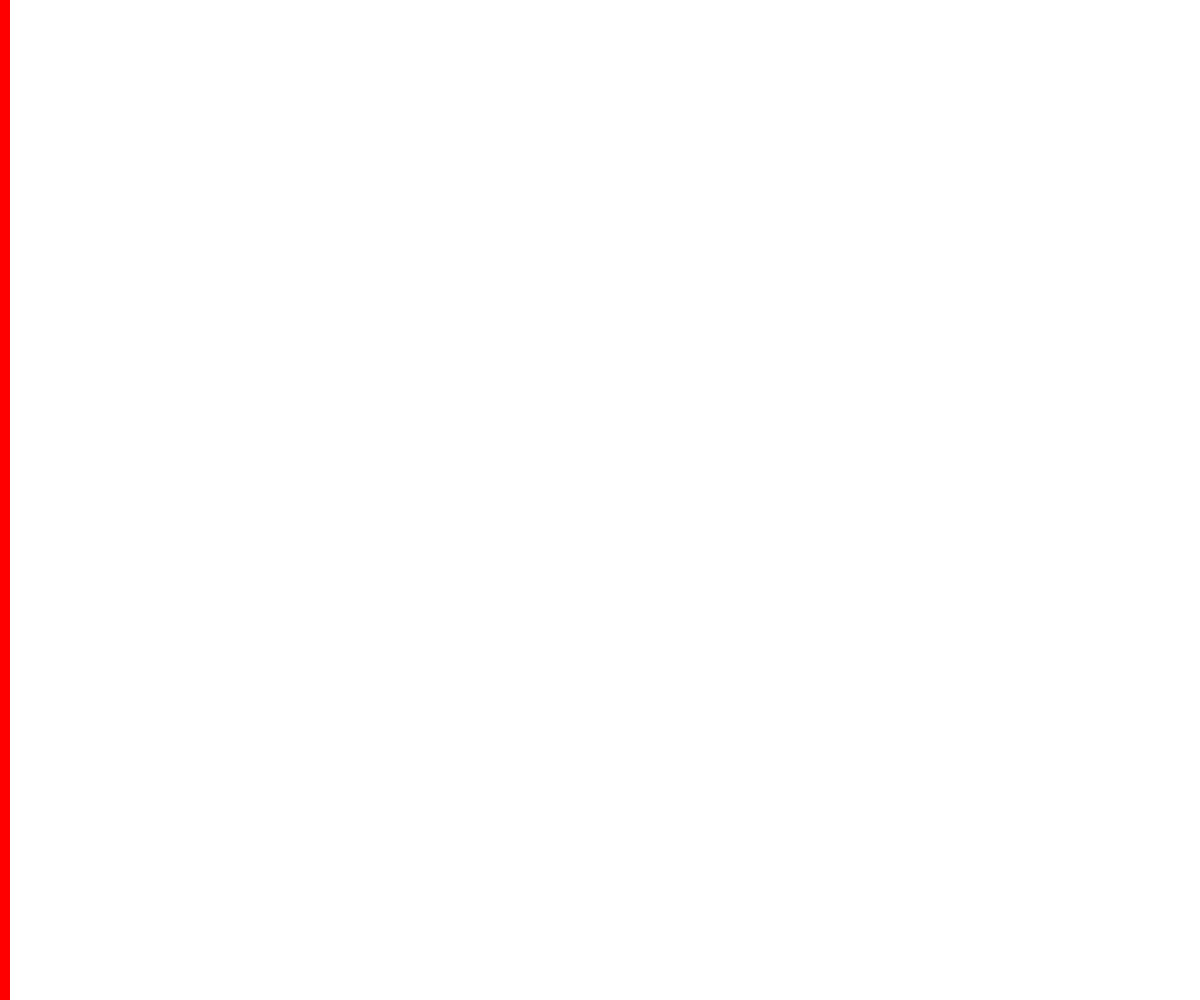
Frame 1 (no input)
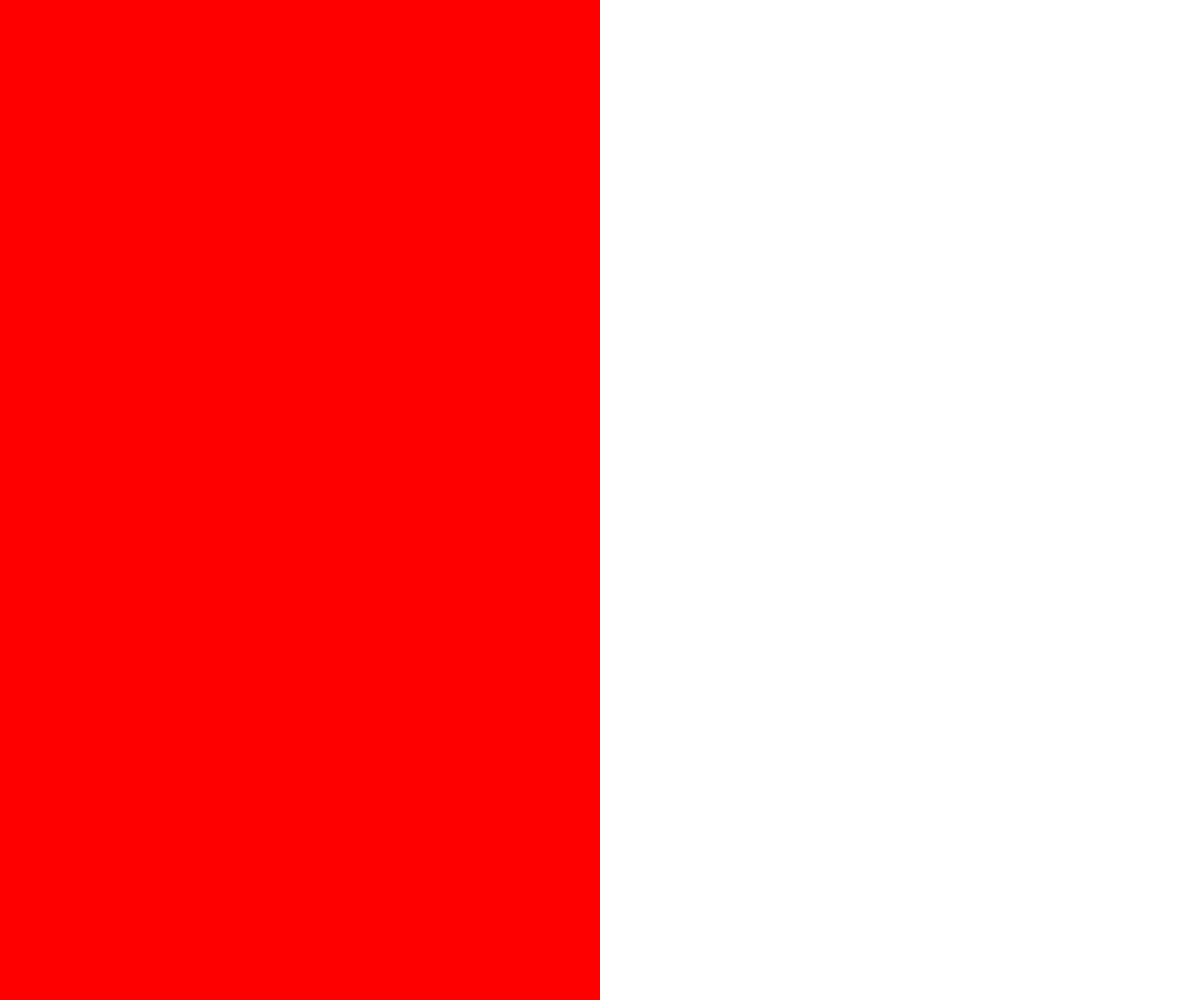
Frame 60 (no input)
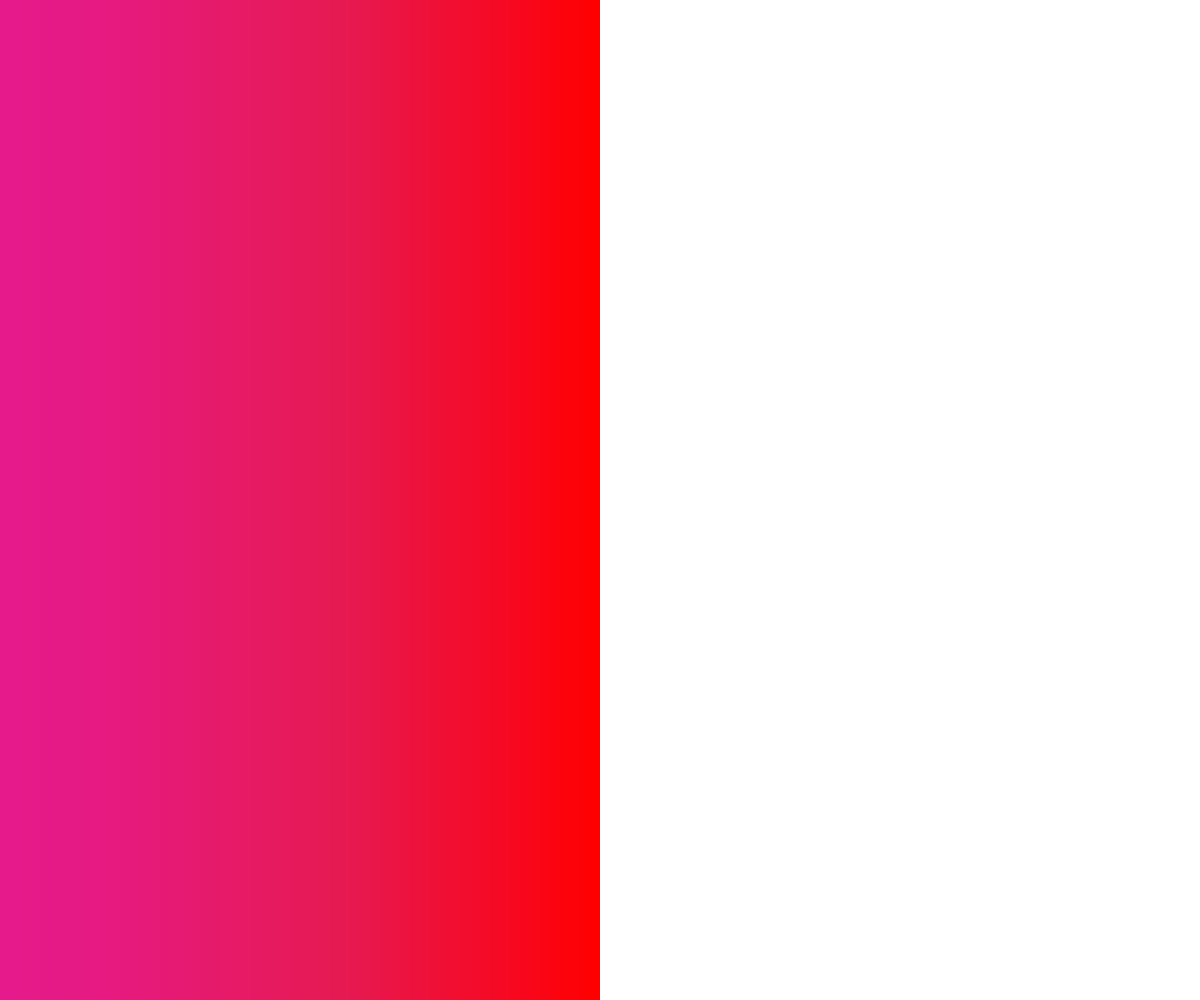
Frame 120 (the mouse pressed at the canvas centre since frame 60)

The p5.js sketch that drew these frames (run headless with seeded random() and noise() and a simulated clock; from frame 60 on, the mouse is pressed at the canvas centre):

// p5.js sketch
// ── sketch.js
let myColor;

// variables for Positions
let posX=0;
let posY=0;

let myWidth=10;
let myHeight;
let speed=10;

function setup() {
  createCanvas(windowWidth, windowHeight);
  myColor=color(255,0,0)
  myHeight=height;
  noStroke();
}

function draw() {
  fill(myColor);
  rect(posX,posY,myWidth,myHeight);
  // am ende des durchganges die Position updaten:
  myWidth+=speed;
}


function mousePressed() {
  myColor=color(random(255),random(255),random(255),5)
  myWidth=0;

}



function windowResized() {
  resizeCanvas(windowWidth, windowHeight);
  myHeight=height;
}
